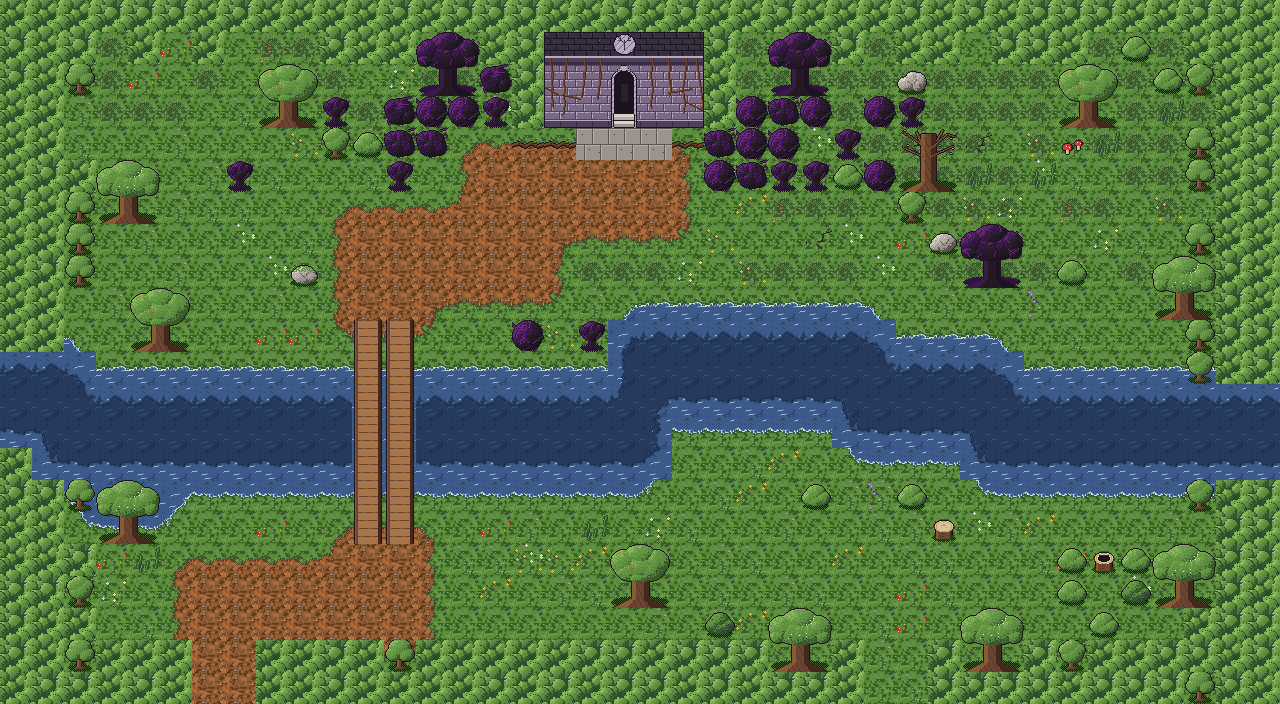

Below is a game level as drawn by its tile map, then a one-line description and the .tmx that defines it (tile-layer data replaced by summaries):
An orthogonal 40x22 tile map with 32x32 px tiles, 4 tile layers (Sol, Decor, Murs, Dessus) and 14 objects (4x Spawn, 4x Ennemi, 3x Sortie, 2x Ramassable, Porte).

<map version="1.10" tiledversion="1.12.2" orientation="orthogonal" renderorder="right-down" width="40" height="22" tilewidth="32" tileheight="32" infinite="0" nextlayerid="6" nextobjectid="15">
 <properties>
  <property name="camera" value="suivre" />
  <property name="monde_x" type="int" value="0" />
  <property name="monde_y" type="int" value="0" />
 </properties>
 <tileset firstgid="1" source="../tilesets/foret.tsx" />
 <layer id="1" name="Sol" width="40" height="22">
  <data>[880 cells, 880 non-empty, 33 distinct tile ids]</data>
 </layer>
 <layer id="2" name="Decor" width="40" height="22">
  <data>[880 cells, 51 non-empty, 9 distinct tile ids]</data>
 </layer>
 <layer id="3" name="Murs" width="40" height="22">
  <data>[880 cells, 421 non-empty, 52 distinct tile ids]</data>
 </layer>
 <objectgroup id="4" name="Objets">
  <object id="1" type="Sortie" x="608" y="96" width="32" height="32">
   <properties>
    <property name="cible_carte" value="res://scenes/rooms/donjon1_salle_01_room.tscn" />
    <property name="cible_spawn" value="depuis_foret" />
    <property name="godot_node_type" value="area" />
   </properties>
  </object>
  <object id="2" type="Spawn" x="624" y="144">
   <properties>
    <property name="id" value="depuis_temple" />
   </properties>
   <point />
  </object>
  <object id="3" type="Spawn" x="224" y="624">
   <properties>
    <property name="id" value="depuis_village" />
   </properties>
   <point />
  </object>
  <object id="4" type="Ennemi" x="528" y="592">
   <properties>
    <property name="type" value="ronceau" />
    <property name="variante" value="normal" />
   </properties>
   <point />
  </object>
  <object id="5" type="Ennemi" x="880" y="560">
   <properties>
    <property name="type" value="sanglier_noirci" />
    <property name="variante" value="normal" />
   </properties>
   <point />
  </object>
  <object id="6" type="Ennemi" x="240" y="304">
   <properties>
    <property name="type" value="ronceau" />
    <property name="variante" value="normal" />
   </properties>
   <point />
  </object>
  <object id="7" type="Ennemi" x="816" y="240">
   <properties>
    <property name="type" value="lutin_des_branches" />
    <property name="variante" value="normal" />
   </properties>
   <point />
  </object>
  <object id="8" type="Ramassable" x="1104" y="592">
   <properties>
    <property name="id" value="foret_quart_coeur_souche" />
    <property name="contenu" value="quart_coeur" />
   </properties>
   <point />
  </object>
  <object id="9" type="Sortie" x="192" y="672" width="64" height="32">
   <properties>
    <property name="cible_carte" value="res://scenes/rooms/foret_sud_room.tscn" />
    <property name="cible_spawn" value="depuis_foret_temple" />
    <property name="godot_node_type" value="area" />
   </properties>
  </object>
  <object id="10" type="Spawn" x="224" y="624">
   <properties>
    <property name="id" value="depuis_foret_sud" />
   </properties>
   <point />
  </object>
  <object id="11" type="Sortie" x="864" y="672" width="64" height="32">
   <properties>
    <property name="cible_carte" value="res://scenes/rooms/village_room.tscn" />
    <property name="cible_spawn" value="depuis_foret_raccourci" />
    <property name="godot_node_type" value="area" />
   </properties>
  </object>
  <object id="12" type="Spawn" x="896" y="624">
   <properties>
    <property name="id" value="depuis_village_raccourci" />
   </properties>
   <point />
  </object>
  <object id="13" type="Porte" x="864" y="640" width="64" height="32">
   <properties>
    <property name="id" value="foret_tronc_raccourci" />
    <property name="type" value="interrupteur" />
    <property name="apparence" value="tronc" />
    <property name="etape_max" type="int" value="0" />
   </properties>
  </object>
  <object id="14" type="Ramassable" x="1168" y="48">
   <properties>
    <property name="id" value="foret_plume_02" />
    <property name="contenu" value="plume_corbeau" />
   </properties>
   <point />
  </object>
 </objectgroup>
 <layer id="5" name="Dessus" width="40" height="22">
  <data>[880 cells, 28 non-empty, 8 distinct tile ids]</data>
 </layer>
</map>
